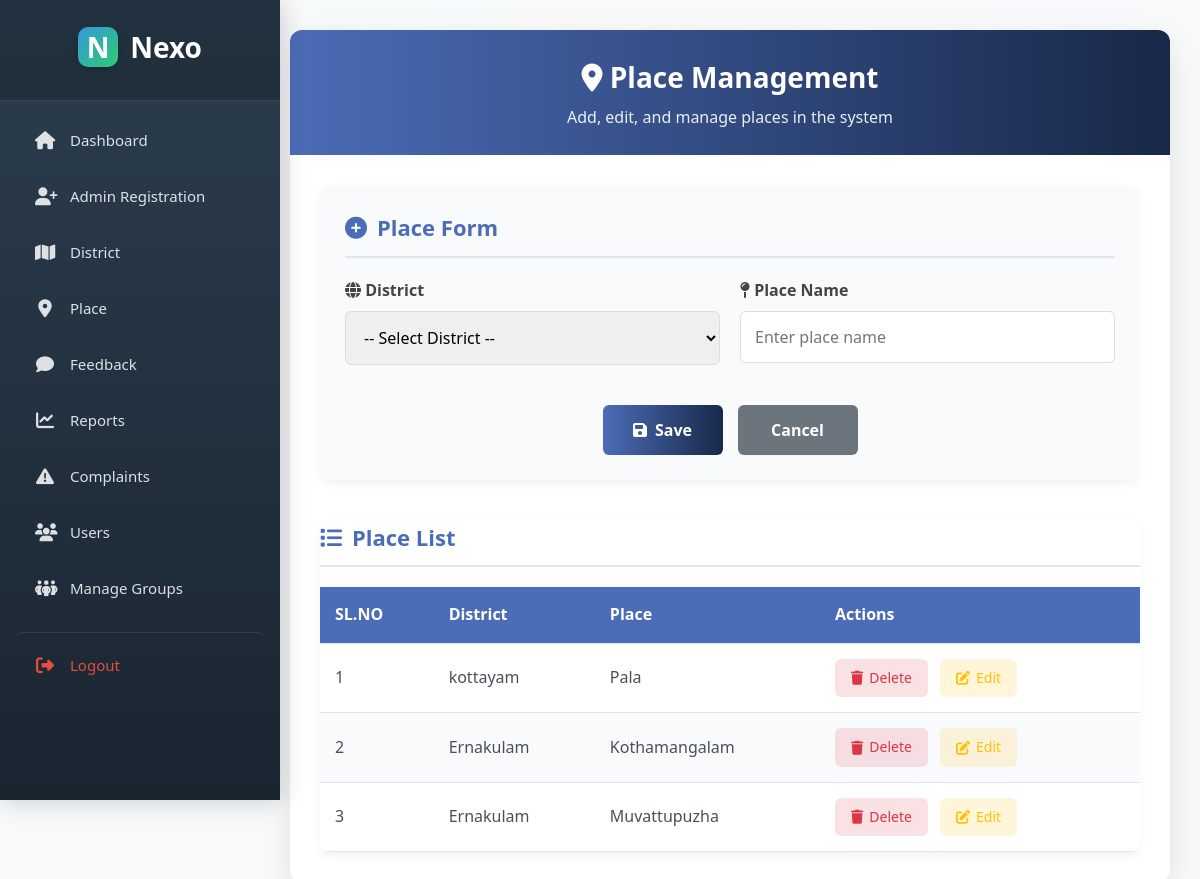
The page /Project/Admin/Place.php on the database its author committed.
### tables this page shows
CREATE TABLE `tbl_place` (
  `place_id` int(11) NOT NULL,
  `district_id` int(11) NOT NULL,
  `place_name` varchar(50) NOT NULL
);

CREATE TABLE `tbl_district` (
  `district_id` int(11) NOT NULL,
  `district_name` varchar(50) NOT NULL
);

### Project/Admin/Place.php (the view, shortened to what this page needs)
<?php
include("../Assets/Connection/Connection.php");
		?>
        <?php
$placename="";
?>
<!DOCTYPE html>
<html lang="en">
<head>
    <link rel="stylesheet" href="https://cdnjs.cloudflare.com/ajax/libs/font-awesome/6.4.0/css/all.min.css">
</head>
<body>
    <div class="main-container">
        <div class="sidebar-space">
<?php include 'Sidebar.php'?>
        </div>
        <div class="content-area">
            <div class="container">
                <div class="header">
                    <h1><i class="fas fa-map-marker-alt"></i> Place Management</h1>
                    <p>Add, edit, and manage places in the system</p>
                </div>
                <div class="content">
                    <div class="form-section">
                        <h2 class="form-title"><i class="fas fa-plus-circle"></i> Place Form</h2>
                        <form method="post" action="Place.php">
                            <div class="form-grid">
                                <div class="form-group">
                                    <label for="seldistrict"><i class="fas fa-globe"></i> District</label>
                                    <select name="seldistrict" id="seldistrict" required>
                                        <option value="">-- Select District --</option>
                                    </select>
                                </div>
                                <div class="form-group">
                                    <label for="place"><i class="fas fa-map-pin"></i> Place Name</label>
                                    <input required type="text" name="txtplace" id="place"
                                           value="<?php echo $placename ?>" placeholder="Enter place name"/>
                                </div>
                            </div>
                            <div class="button-group">
                                <button type="submit" name="btn_save" class="btn btn-save">
                                    <i class="fas fa-save"></i> Save</button>
                                <button type="reset" name="btn_cancel" class="btn btn-cancel">Cancel</button>
                            </div>
                        </form>
                    </div>
                    <div class="table-container">
                        <h2 class="form-title"><i class="fas fa-list"></i> Place List</h2>
                        <table class="data-table">
                            <thead>
                                <tr>
                                    <th>SL.NO</th>
                                    <th>District</th>
                                    <th>Place</th>
                                    <th>Actions</th>
                                </tr>
                            </thead>
                            <tbody>
                                <?php
                                $sel = "select * from tbl_place p
                                inner join tbl_district d
                                on p.district_id = d.district_id";
                                $res = $con->query($sel);
                                $i = 1;
                                if ($res->num_rows > 0) {
                                    while($data = $res->fetch_assoc()) {
                                ?>
                                <tr>
                                    <td><?php echo $i ?></td>
                                    <td><?php echo $data['district_name']?></td>
                                    <td><?php echo $data['place_name']?></td>
                                    <td class="action-cell">
                                        <a href="Place.php?did=<?php echo $data['place_id'];?>" class="action-link delete-link"
                                           onclick="return confirm('Are you sure you want to delete this place?')">
                                            <i class="fas fa-trash"></i> Delete
                                        </a>
                                        <a href="Place.php?eid=<?php echo $data['place_id'];?>" class="action-link edit-link">
                                            <i class="fas fa-edit"></i> Edit
                                        </a>
                                    </td>
                                </tr>
                                <?php
                                        $i = $i + 1;
                                    }
                                } else {
                                ?>
                                <tr>
                                    <td colspan="4" class="empty-row">No places found. Please add some places.</td>
                                </tr>
                                <?php } ?>
                            </tbody>
                        </table>
                    </div>
                </div>
            </div>
        </div>
    </div>
</body>
</html>

### Project/Admin/Place.php (style rules this page uses)
:root { --primary: #4361ee; --secondary: #3f37c9; --success: #4cc9f0; --info: #4895ef; --warning: #f72585; --light: #f8f9fa; --dark: #212529; --gray: #6c757d; --sidebar-width: 260px; --border-radius: 10px; --box-shadow: 0 4px 20px rgba(0, 0, 0, 0.08); --transition: all 0.3s ease; }
* { margin: 0; padding: 0; box-sizing: border-box; font-family: 'Segoe UI', Tahoma, Geneva, Verdana, sans-serif; }
body { background-color: #f5f7fb; color: #495057; line-height: 1.6; display: flex; min-height: 100vh; }
.main-container { display: flex; width: 100%; min-height: 100vh; }
.sidebar-space { width: var(--sidebar-width); min-height: 100vh; flex-shrink: 0; background: transparent; }
.content-area { flex: 1; padding: 30px; display: flex; justify-content: center; align-items: flex-start; }
.container { width: 100%; max-width: 1200px; background: white; border-radius: 12px; box-shadow: 0 10px 30px rgba(0, 0, 0, 0.1); overflow: hidden; }
.header { background: linear-gradient(to right, #4b6cb7, #182848); color: white; padding: 25px; text-align: center; }
.header h1 { font-size: 28px; margin-bottom: 5px; }
.header p { font-size: 16px; opacity: 0.9; }
.content { padding: 30px; }
.form-section { background: #f9fafc; padding: 25px; border-radius: 10px; margin-bottom: 40px; box-shadow: 0 4px 10px rgba(0, 0, 0, 0.05); }
.form-title { font-size: 22px; color: #4b6cb7; margin-bottom: 20px; padding-bottom: 10px; border-bottom: 2px solid #e0e6ef; display: flex; align-items: center; gap: 10px; }
.form-grid { display: grid; grid-template-columns: 1fr; gap: 20px; }
@media (min-width: 768px) { .form-grid { grid-template-columns: 1fr 1fr; } }
.form-group { margin-bottom: 20px; }
.form-group label { display: block; margin-bottom: 8px; font-weight: 600; color: #444; }
.form-group input, .form-group select { width: 100%; padding: 14px; border: 1px solid #ddd; border-radius: 6px; font-size: 16px; transition: var(--transition); }
.button-group { display: flex; gap: 15px; justify-content: center; margin-top: 20px; }
.btn { padding: 14px 25px; font-size: 16px; border-radius: 6px; cursor: pointer; font-weight: 600; transition: var(--transition); min-width: 120px; border: none; display: flex; align-items: center; justify-content: center; gap: 8px; }
.btn-save { background: linear-gradient(to right, #4b6cb7, #182848); color: white; }
.btn-cancel { background: #6c757d; color: white; }
.table-container { overflow-x: auto; border-radius: 8px; box-shadow: 0 4px 10px rgba(0, 0, 0, 0.05); }
.data-table { width: 100%; border-collapse: collapse; }
.data-table th, .data-table td { padding: 15px; text-align: left; border-bottom: 1px solid #e0e6ef; }
.data-table th { background-color: #4b6cb7; color: white; font-weight: 600; position: sticky; top: 0; }
.data-table tr:nth-child(even) { background-color: #f9fafc; }
.action-cell { white-space: nowrap; }
.action-link { display: inline-flex; align-items: center; padding: 8px 16px; margin-right: 8px; border-radius: 6px; text-decoration: none; font-weight: 500; font-size: 14px; transition: var(--transition); gap: 6px; }
.edit-link { background-color: rgba(255, 193, 7, 0.15); color: #ffc107; }
.delete-link { background-color: rgba(220, 53, 69, 0.15); color: #dc3545; }
.form-section, .table-container { animation: fadeIn 0.5s ease; }

### Project/Admin/Sidebar.php (style rules this page uses)
body { margin: 0; font-family: 'Segoe UI', Tahoma, Geneva, Verdana, sans-serif; display: flex; min-height: 100vh; background-color: #f8f9fa; }

### rows shown on the page
tbl_place: district.district_name "kottayam", place_name "Pala"
tbl_place: district.district_name "Ernakulam", place_name "Kothamangalam"
tbl_place: district.district_name "Ernakulam", place_name "Muvattupuzha"
